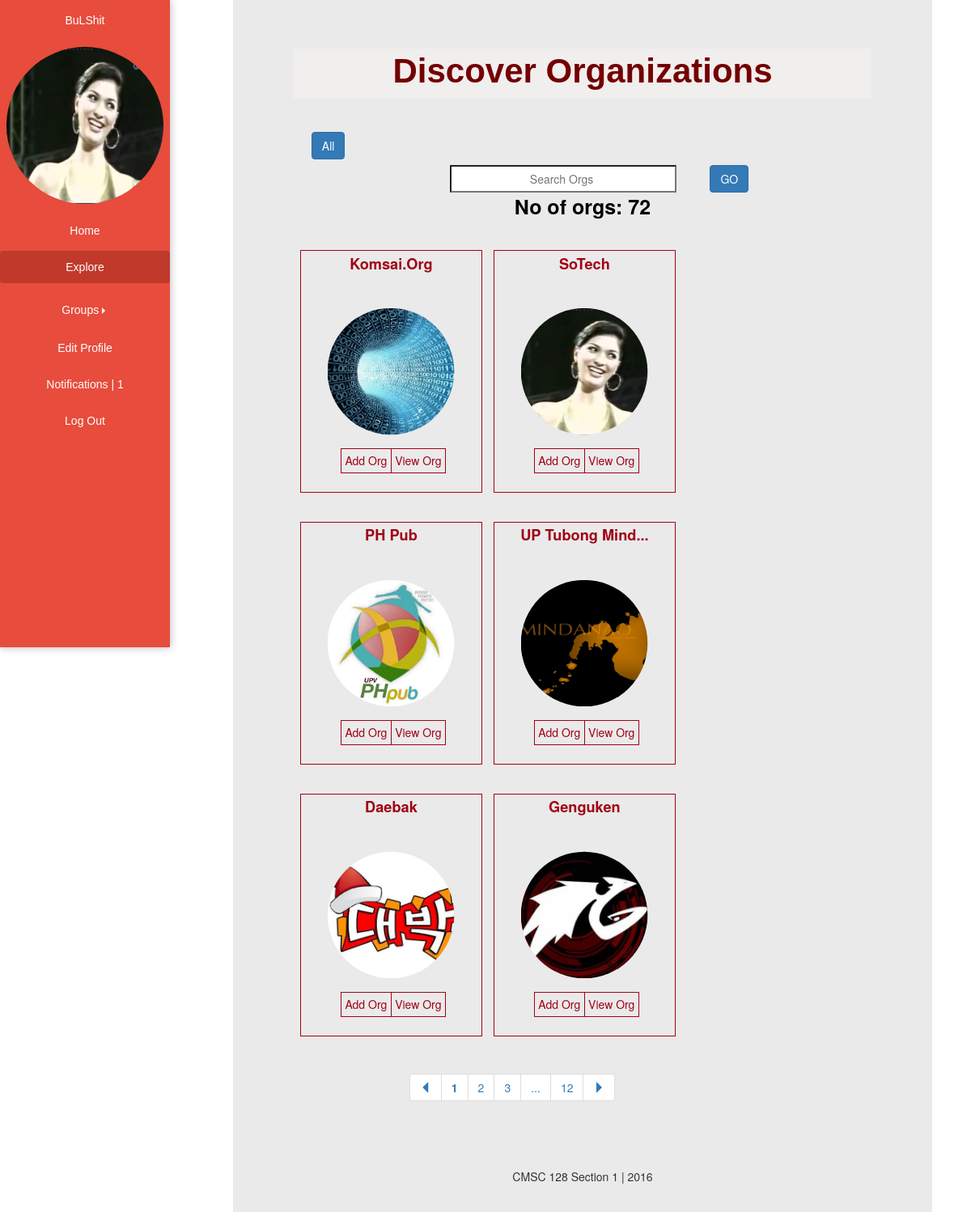
The app's page /html/bootexplore.php (signed in) with its own data.
### tables this page shows
CREATE TABLE `user` (
  `user_id` int(50) NOT NULL,
  `student_no` varchar(100) NOT NULL,
  `first_name` varchar(100) NOT NULL,
  `last_name` varchar(100) NOT NULL,
  `username` varchar(100) NOT NULL,
  `password` varchar(100) NOT NULL,
  `course` varchar(100) NOT NULL,
  `date_joined` date NOT NULL,
  `year_level` int(100) NOT NULL,
  `prof_pic` varchar(150) NOT NULL,
  `birthday` date NOT NULL,
  `email` varchar(60) NOT NULL
);

CREATE TABLE `org_type` (
  `type_id` int(11) NOT NULL,
  `type_name` varchar(100) NOT NULL
);

CREATE TABLE `orgs` (
  `org_id` int(100) NOT NULL,
  `org_name` varchar(100) NOT NULL,
  `description` text NOT NULL,
  `photo` varchar(100) NOT NULL
);

### html/bootexplore.php (the view, shortened to what this page needs)
<?php
	include ("functions.php");
    $dbconn = connection();
	$org_type = $_GET['org_type'];
	if(isset($_GET['searched'])){
		$search = $_GET['searched'];
		$search_var = "%".$search."%";
		$query = "SELECT * FROM orgs as o2, classification, org_type where o2.org_id not in (select o1.org_id from joined as j1, orgs as o1 where j1.user_id ='{$_SESSION['user_id']}' and j1.org_id= o1.org_id) AND o2.org_id=classification.org_id AND org_type.type_id=classification.type_id AND o2.org_name like '$search_var' group by o2.org_id";
		$result = mysqli_query($dbconn, $query);
	}
	else if($org_type == "14"&&!isset($_GET['searched'])){
		$query = "SELECT * FROM orgs WHERE orgs.org_id NOT IN (SELECT o1.org_id FROM joined AS j1, orgs AS o1 WHERE j1.user_id = $_SESSION[user_id] AND j1.org_id = o1.org_id)";
		$result = mysqli_query($dbconn, $query);
	}
	$total_items = mysqli_num_rows($result);
	$rows = mysqli_affected_rows($dbconn);
	$countRows = $rows;
	$start=0;
    $lim=6;
            if(isset($_GET['id'])){
                $id=$_GET['id'];
                $start=($id-1)*$lim;
            }
            else{
                $id=1;
            }
      $total=ceil($rows/$lim);
      $result = mysqli_query($dbconn, "SELECT * FROM orgs LIMIT $start, $lim");
      if($org_type == "14" &&!isset($_GET['searched'])){
		$result = mysqli_query($dbconn, "SELECT * FROM orgs as o2 where o2.org_id not in (select o1.org_id from joined as j1, orgs as o1 where j1.user_id =$_SESSION[user_id] and j1.org_id= o1.org_id) LIMIT $start, $lim");
		}
?>
<!DOCTYPE html>
<html lang="en">
<head>
	<link rel="stylesheet" type="text/css" href="https://maxcdn.bootstrapcdn.com/bootstrap/3.3.7/css/bootstrap.min.css">
 	<link rel="stylesheet" type="text/css" href="../css/navigation.css">
	<link rel="stylesheet" type="text/css" href="../css/newstyle.css">
</head>
<body>
<div class="container">
	<div id="wrapper">
	    <nav id="general">
	        <ul id="navigation" class="nav nav-pills nav-stacked" id="navigation">
	            <?php
	            $current_id = $_SESSION['user_id'];
	            $query2 = mysqli_query($connectdb, "select * from user where user_id = $current_id");
	            while($current_user= mysqli_fetch_array($query2)){ ?>
	            <li id="liTo"><a href = 'viewprofile.php?user_id=<?=$current_id?>'><?php echo $current_user['username'] ?></a></li>
	            <li><img onerror="this.src = '../images/janina.PNG'" id="prof_pic" src="../images/<?php echo $current_user['prof_pic'] ?>"/></li><?php } ?>
	            <li><a href="home.php">Home</a></li>
	            <li><a href="bootexplore.php" class="active">Explore</a></li>
	            <li class="dropdown"  id="dropFilter">
	                <a class="dropdown-toggle" data-toggle="dropdown" href="bootgroups.php">Groups<span class="caret caret-right "></span></a>
		            </li>
	            <li><a href="edit.php">Edit Profile</a></li>
	            <li><a href="notif.php">Notifications   |
	    				  <?php
	                $notifnum = mysqli_query($connectdb,"select * from announcement, seen_announcement where announcement.announcement_id = seen_announcement.announcement_id and seen_announcement.seen = 'not_seen'and seen_announcement.user_id='".$current_id."'");
	                $total2 = mysqli_num_rows($notifnum);
	                echo "$total2"
	                ?>
	            </a></li>
	            <li><a href="logout.php">Log Out</a></li>
	        </ul>
	    </nav>
    </div>
  </div>
<div class="jumbotron">
	<div id="content" class="container">
		<div id="group_selection">
			<div class="page-header">
				<label>Discover Organizations</label>
			</div>
			<div class="container">
				<div class="dropdown" id="dropFilter">
					<?php
						$t_id = $_GET['org_type'];
						$filter_query = "SELECT type_name FROM org_type WHERE type_id='$t_id'";
						$f_result = mysqli_query($connectdb, $filter_query);
						$f_row = mysqli_fetch_assoc($f_result);
						$f_name = $f_row['type_name'];
						?>
					<button class="btn btn-primary dropdown-toggle btn-md" data-toggle="dropdown" aria-haspopup="true" aria-expanded="true"> <?php if(!isset($_POST["searchbtn"])){
						echo $f_name;
					}else{
					 echo "All";}?> </button>
				</div>
				<form method="post" class="search form-group">
		            <input lass="form-control" id="searchbar" type="search" name="search" placeholder="Search Orgs">
		            <button name="searchbtn" class="btn btn-primary btn-md">GO</button>
		        </form>
			</div>
			<div id="allOrgs">
				<label id="numMatch" style="color: black;clear:both;"><?php echo "No of orgs: "; echo "$countRows";?></label>
				<?php
				if($total>=1){
					while($orgs = mysqli_fetch_array($result)){?>
						<li>
							<label style="font-size: 130%; padding: 1%; text-align: center;"><?=elipse($orgs['org_name'])?></label>
							<img style="height: 170px; width: 170px; object-position: center; object-fit: cover;" id="image" src="../images/<?php echo $orgs['photo'] ?>" onerror="this.src = '../images/janina.PNG'" >
							<a href="add.php?org_id=<?php echo $orgs['org_id']?>" class="add">Add Org</a>
							<a href="view.php?org_id=<?php echo $orgs['org_id']?>&org_type=<?php echo $org_type?>&id=<?=$id?>" class="view">View Org</a>
						</li>
					<?php }
					if(isset($_GET['searched'])){
						pagination($id,$total_items,$lim,1,"bootexplore.php?searched=".$_GET['searched']."&id=%d");
					}
					else{
					pagination($id,$total_items,$lim,1,"bootexplore.php?org_type=$org_type&id=%d");
					}
				}else{
				?>
					<p id="noMatch">No match found!</p>
				<?php
				}
				?>
			</div>
		</div>
	</div>
	<div class="container">
		<footer>CMSC 128 Section 1 | 2016</footer>
	</div>
</div>

### html/functions.php (shortened to what this page needs)
<?php
	function elipse($string){
		if(strlen($string)<14){
			echo $string;
		}
		else{
			echo substr($string, 0, 14) . "...";
		}
	}
	function pagination($currentPage, $itemCount, $itemsPerPage, $adjacentCount, $pageLinkTemplate, $showPrevNext = true) {
		$firstPage = 1;
		$lastPage  = ceil($itemCount / $itemsPerPage);
		if ($currentPage <= $adjacentCount + $adjacentCount) {
			$firstAdjacentPage = $firstPage;
			$lastAdjacentPage  = min($firstPage + $adjacentCount + $adjacentCount, $lastPage);
		} elseif ($currentPage > $lastPage - $adjacentCount - $adjacentCount) {
			$lastAdjacentPage  = $lastPage;
			$firstAdjacentPage = $lastPage - $adjacentCount - $adjacentCount;
		} else {
			$firstAdjacentPage = $currentPage - $adjacentCount;
			$lastAdjacentPage  = $currentPage + $adjacentCount;
		}
		echo '<ul style="clear:both; bottom:0;" class="pagination" id="pagination">';
		if ($showPrevNext) {
			if ($currentPage == $firstPage) {
				echo '<li><span><span class="glyphicon glyphicon-triangle-left"></span></span></li>';
			} else {
				echo '<li><a href="' . (is_callable($pageLinkTemplate) ? $pageLinkTemplate($currentPage - 1) : sprintf($pageLinkTemplate, $currentPage - 1)) . '"><span class="glyphicon glyphicon-triangle-left"></span></a></li>';
			}
		}
		for ($i = $firstAdjacentPage; $i <= $lastAdjacentPage; $i++) {
			if ($currentPage == $i) {
				echo '<li><span><b>' . $i . '</b></span></li>';
			} else {
				echo '<li><a href="' . (is_callable($pageLinkTemplate) ? $pageLinkTemplate($i) : sprintf($pageLinkTemplate, $i)) . '">' . $i . '</a></li>';
			}
		}
		if ($lastAdjacentPage < $lastPage) {
			if ($lastAdjacentPage < $lastPage - 1) {
				echo '<li><span>...</span></li>';
			}
			echo '<li><a href="' . (is_callable($pageLinkTemplate) ? $pageLinkTemplate($lastPage) : sprintf($pageLinkTemplate, $lastPage)) . '">' . $lastPage . '</a></li>';
		}
		if ($showPrevNext) {
			if ($currentPage == $lastPage) {
				echo '<li><span><span class="glyphicon glyphicon-triangle-right"></span></span></li>';
			} else {
				echo '<li><a href="' . (is_callable($pageLinkTemplate) ? $pageLinkTemplate($currentPage + 1) : sprintf($pageLinkTemplate, $currentPage + 1)) . '"><span class="glyphicon glyphicon-triangle-right"></span></a></li>';
			}
		}
		echo '</ul>';
	}
?>

### css/navigation.css (style rules this page uses)
nav { background-color: #e74c3c; position: fixed; left: 0; top: 0; height: 100vh; width: 17.5vw; box-shadow: 0 0 10px rgba(0,0,0,0.3); z-index: 5; }
nav ul { padding: 0; list-style: none; }
nav li { margin: 5px 0; }
nav li a { color: white; font-family: Arial; text-decoration: none; padding: 10px 20px; display: block; text-align: center; transition: 0.2s; }
nav li a.active { background-color: #c0392b!important; color: white!important; cursor: default; }
nav img { margin: 5px 5px; height: 200px; width: 200px; border-radius: 50%; transition: 0.4s; border: 3px solid rgba(0,0,0,0); }
a.dropbtn + ul.dropdown-list a:hover, { background-color: #DDDEE1; color: #555; }

### css/newstyle.css (style rules this page uses)
body { background: white; }
.jumbotron, #content >.container { background-color: red; width: 72%; margin-left: 24%; padding: 5%; }
.page-header { color: #740000; line-height: 100%; background-color: rgba(249, 243, 243, 0.5); font-size: 300%; margin: auto; text-align: center; font-family: 'Arca Majora 3 Bold', sans-serif; padding: 1%; }
#image { border-radius: 50%; height: 100%; width: 100%; margin-left: -300%; }
#dropFilter { color: white; width: 100%; padding: 1%; transition: 0.2s ease-in-out; }
#searchbar { margin-left: 10%; margin-right: 10%; text-align: center; width: 80%; }
.caret-right { margin-left: 2%; border-left: 4px solid; border-bottom: 4px solid transparent; border-top: 4px solid transparent; }
#pagination { margin-left: 20%; margin-top: 6.5%; margin-bottom: -4%; }

### html/bootexplore.php (style rules this page uses)
.jumbotron, #content >.container { background: #eaeaea; width: 72%; margin-left: 24%; padding: 5%; }
#dropFilter { margin-top: 5%; }
form.search { display: flex; width: 60%; margin: auto; }
#image { border-radius: 50%; height: 100%; width: 100%; margin: auto; }
#allOrgs > li { list-style-type: none; height: 300px; width: 31.5%; margin-top: 5%; margin-right: 6px; margin-left: 8px; border: 1px solid #a10115; text-align: center; display: block; float: left; background-color: transparent; }
#allOrgs > li > label { text-align: center; margin-left: auto; font-size: 150%; display: block; text-shadow: none; width: 250px; color: #a10115; margin: 0px; font-size: 25px; }
#allOrgs > li > img { padding: 3%; display: block; margin-top: 15%; margin-bottom: 7%; }
#allOrgs > li > a { text-decoration: none; color: #a10115; padding: 2%; margin-left: 0px; margin-right: -5px; border: 1px solid #a10115; transition: 0.2s ease-in-out; }
#pagination { margin-left: 20%; margin-top: 6.5%; margin-bottom: auto; }
#pagination li { display: inline-block; }
#noMatch, #numMatch { margin: auto; display: block; font-size: 25px; text-align: center; }
footer { position: relative; text-align: center; margin-top: 10%; background: #eaeaea; width: 100%; padding: 1%; }

### records on screen
user: username "BuLShit"
org_type: type_name "All"
orgs: org_name "Komsai.Org", photo (picture)
orgs: org_name "SoTech", shows a picture
orgs: org_name "PH Pub", photo (picture)
orgs: org_name "UP Tubong Mind", photo (picture)
orgs: org_name "Daebak", photo (picture)
orgs: org_name "Genguken", photo (picture)

### other values on screen
$total2 "1"
$countRows "72"
$lastPage "12"
